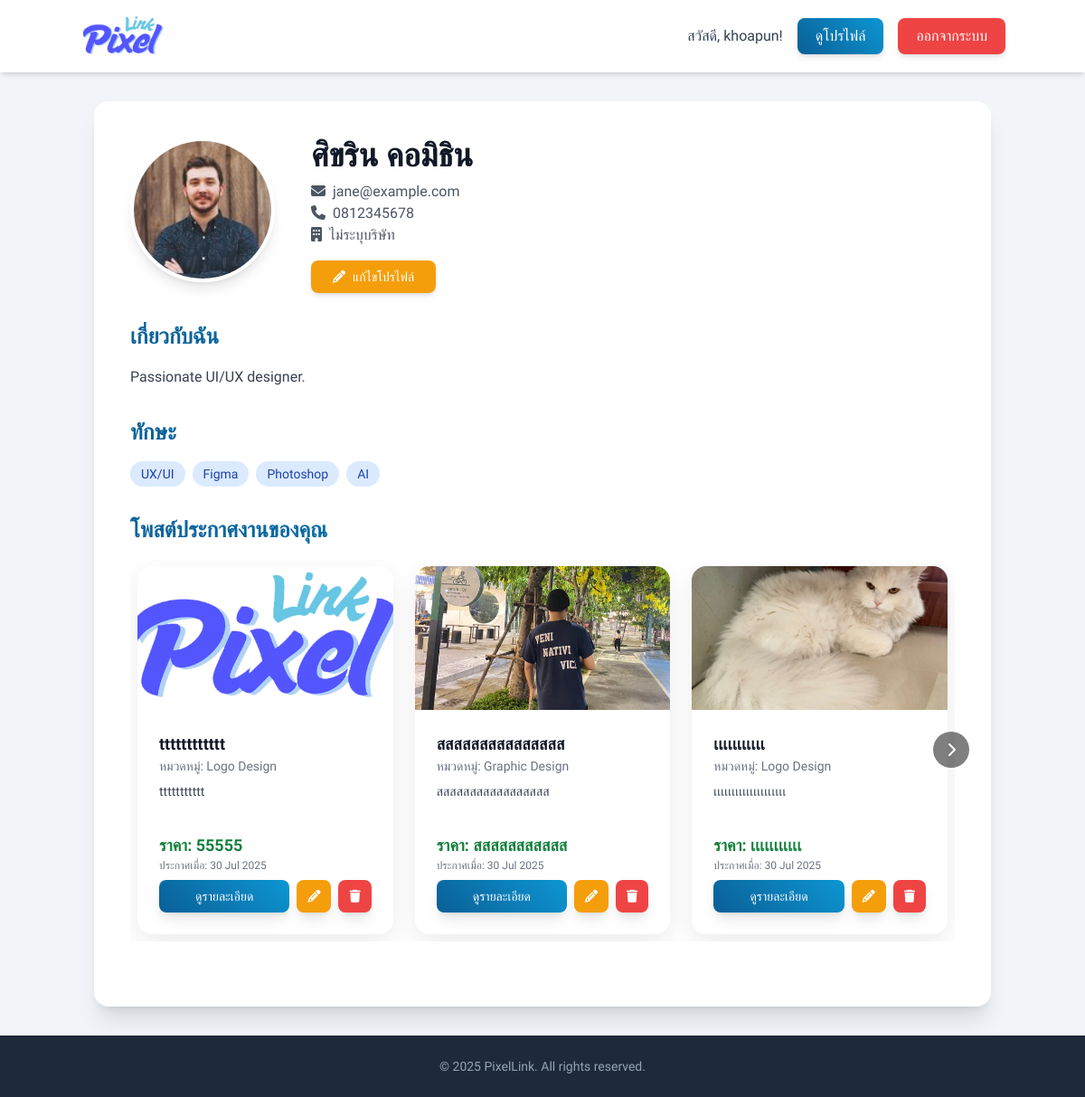
Before: /designer/view_profile.php?user_id=2 (signed in) with the older database file.
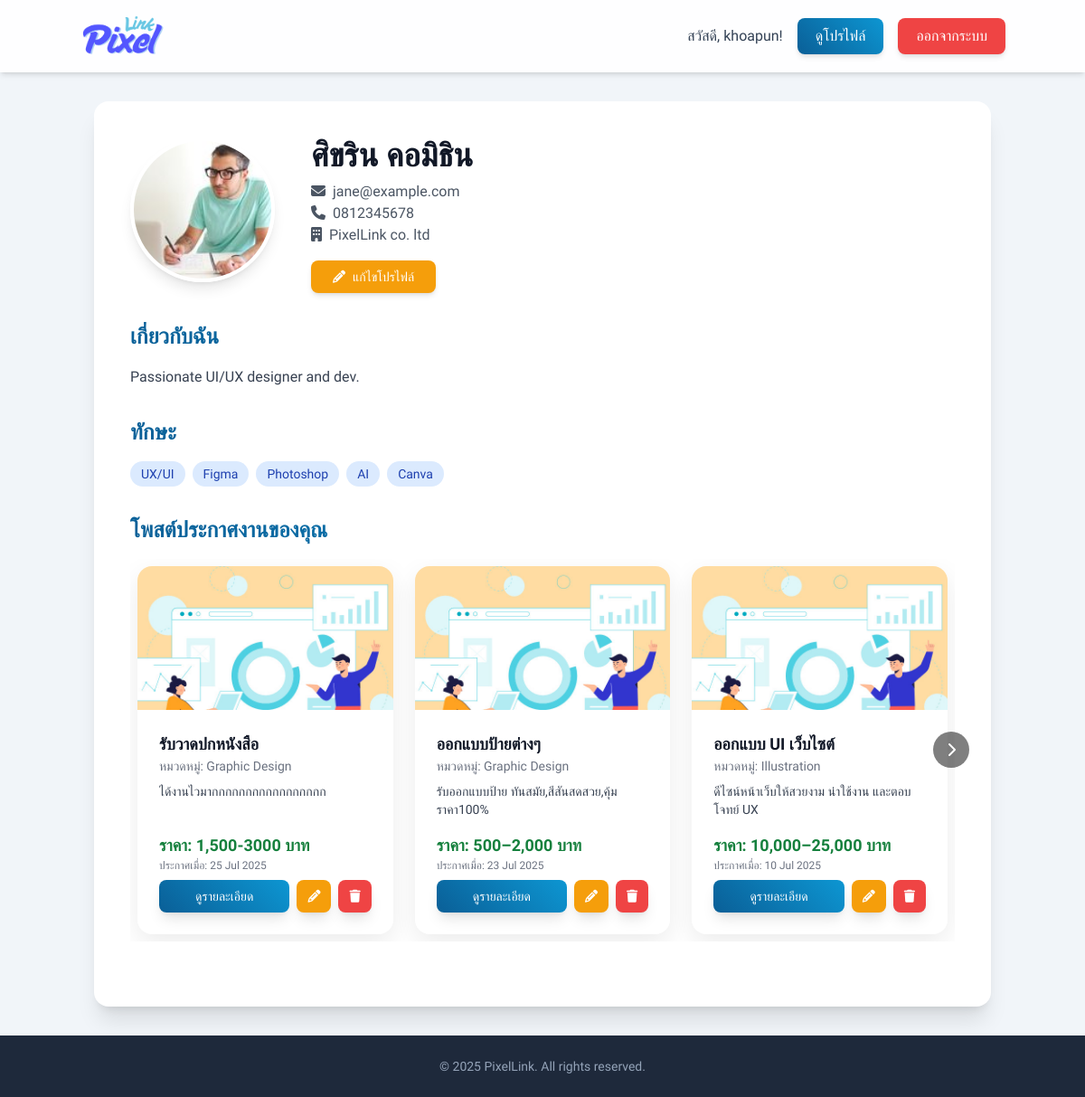
After: the same page with the newer database file.
### tables this page shows
CREATE TABLE `profiles` (
  `profile_id` int(11) NOT NULL,
  `user_id` int(11) NOT NULL,
  `address` text DEFAULT NULL,
  `company_name` varchar(255) DEFAULT NULL,
  `bio` text DEFAULT NULL,
  `portfolio_url` varchar(255) DEFAULT NULL,
  `skills` text DEFAULT NULL,
  `profile_picture_url` varchar(255) DEFAULT NULL
);

CREATE TABLE `job_postings` (
  `post_id` int(11) NOT NULL,
  `designer_id` int(11) NOT NULL,
  `title` varchar(255) NOT NULL,
  `description` text DEFAULT NULL,
  `category_id` int(11) DEFAULT NULL,
  `price_range` varchar(100) DEFAULT NULL,
  `posted_date` timestamp NOT NULL DEFAULT current_timestamp(),
  `status` enum('active','inactive','completed') DEFAULT 'active',
  `client_id` int(11) NOT NULL,
  `main_image_id` int(11) DEFAULT NULL
);

CREATE TABLE `uploaded_files` (
  `file_id` int(11) NOT NULL,
  `contract_id` int(11) DEFAULT NULL,
  `job_post_id` int(11) DEFAULT NULL,
  `uploader_id` int(11) NOT NULL,
  `file_name` varchar(255) NOT NULL,
  `file_path` varchar(255) NOT NULL,
  `uploaded_at` timestamp NOT NULL DEFAULT current_timestamp(),
  `file_size` int(11) DEFAULT NULL,
  `uploaded_by_user_id` int(11) DEFAULT NULL,
  `file_type` varchar(255) DEFAULT NULL,
  `uploaded_date` datetime DEFAULT NULL
);

CREATE TABLE `job_categories` (
  `category_id` int(11) NOT NULL,
  `category_name` varchar(100) NOT NULL
);

CREATE TABLE `users` (
  `user_id` int(11) NOT NULL,
  `username` varchar(50) NOT NULL,
  `password` varchar(255) NOT NULL,
  `email` varchar(100) NOT NULL,
  `first_name` varchar(100) NOT NULL,
  `last_name` varchar(100) NOT NULL,
  `phone_number` varchar(20) NOT NULL,
  `user_type` enum('admin','designer','client') NOT NULL,
  `registration_date` timestamp NOT NULL DEFAULT current_timestamp(),
  `is_approved` tinyint(1) DEFAULT 0,
  `is_active` tinyint(1) DEFAULT 1,
  `last_login` timestamp NULL DEFAULT NULL
);

### designer/view_profile.php (the view, shortened to what the changed rows need)
<?php
$servername = "localhost";
$username = "root";
$password = "";
$dbname = "pixellink";
$condb = new mysqli($servername, $username, $password, $dbname);
$condb->set_charset("utf8mb4");
$user_id_to_view = isset($_GET['user_id']) ? intval($_GET['user_id']) : 0;
$current_user_id = $_SESSION['user_id'] ?? 0;
$profile_data = null;
$job_postings_for_profile = [];
if ($user_id_to_view > 0) {
    $sql_profile = "SELECT p.*, u.first_name, u.last_name, u.email, u.phone_number, u.username
                    FROM profiles p
                    JOIN users u ON p.user_id = u.user_id
                    WHERE p.user_id = ?";
    $stmt_profile = $condb->prepare($sql_profile);
    if ($stmt_profile) {
        $stmt_profile->bind_param("i", $user_id_to_view);
        $stmt_profile->execute();
        $profile_data = $stmt_profile->get_result()->fetch_assoc();
    }
        }
if ($user_id_to_view > 0) {
    $sql_profile = "SELECT p.*, u.first_name, u.last_name, u.email, u.phone_number, u.username
                    FROM profiles p
                    JOIN users u ON p.user_id = u.user_id
                    WHERE p.user_id = ?";
    $stmt_profile = $condb->prepare($sql_profile);
    if ($stmt_profile) {
        $stmt_profile->bind_param("i", $user_id_to_view);
        $stmt_profile->execute();
        $profile_data = $stmt_profile->get_result()->fetch_assoc();
    }
    $sql_job_postings_for_profile = "SELECT
                                        jp.post_id, jp.title, jp.description, jp.price_range, jp.posted_date,
                                        u.first_name, u.last_name, jc.category_name,
                                        uf.file_path AS job_image_path
                                    FROM job_postings AS jp
                                    JOIN users AS u ON jp.designer_id = u.user_id
                                    LEFT JOIN job_categories AS jc ON jp.category_id = jc.category_id
                                    LEFT JOIN uploaded_files AS uf ON jp.main_image_id = uf.file_id
                                    WHERE jp.designer_id = ? AND jp.status = 'active'
                                    ORDER BY jp.posted_date DESC";
    $stmt_job_postings = $condb->prepare($sql_job_postings_for_profile);
    if ($stmt_job_postings) {
        $stmt_job_postings->bind_param("i", $user_id_to_view);
        $stmt_job_postings->execute();
        $job_postings_for_profile = $stmt_job_postings->get_result()->fetch_all(MYSQLI_ASSOC);
    }
}
$display_name = trim(($profile_data['first_name'] ?? '') . ' ' . ($profile_data['last_name'] ?? '')) ?: ($profile_data['username'] ?? 'ไม่ระบุชื่อ');
$display_email = $profile_data['email'] ?? 'ไม่ระบุอีเมล';
$display_tel = $profile_data['phone_number'] ?? 'ไม่ระบุเบอร์โทรศัพท์';
$display_company_name = $profile_data['company_name'] ?? 'ไม่ระบุบริษัท';
$display_bio = $profile_data['bio'] ?? 'ยังไม่มีประวัติ';
$display_skills = !empty($profile_data['skills']) ? explode(',', $profile_data['skills']) : [];
$display_profile_pic = !empty($profile_data['profile_picture_url']) && file_exists(ltrim($profile_data['profile_picture_url'], '/')) ? $profile_data['profile_picture_url'] : '../dist/img/user8.jpg';
?>
<!DOCTYPE html>
<html lang="th">
<head>
    <script src="https://cdn.tailwindcss.com"></script>
    <link rel="stylesheet" href="https://cdnjs.cloudflare.com/ajax/libs/font-awesome/6.1.1/css/all.min.css">
</head>
<body class="bg-slate-100 min-h-screen flex flex-col">
    <main class="flex-grow container mx-auto px-4 py-8">
        <?php if (!$profile_data): ?>
            <div class="bg-red-100 text-red-700 p-4 rounded-lg text-center">ไม่พบข้อมูลโปรไฟล์</div>
        <?php else: ?>
            <div class="bg-white rounded-2xl shadow-xl p-6 md:p-10">
                <div class="flex flex-col md:flex-row items-center md:items-start gap-6 md:gap-10 mb-8">
                    <img src="<?= htmlspecialchars($display_profile_pic) ?>" alt="รูปโปรไฟล์" class="w-32 h-32 md:w-40 md:h-40 rounded-full object-cover shadow-lg border-4 border-white">
                    <div class="text-center md:text-left flex-grow">
                        <h1 class="text-3xl sm:text-4xl font-bold text-gray-900"><?= htmlspecialchars($display_name) ?></h1>
                        <p class="text-md text-gray-600 mt-2"><i class="fas fa-envelope mr-2"></i><?= htmlspecialchars($display_email) ?></p>
                        <p class="text-md text-gray-600"><i class="fas fa-phone mr-2"></i><?= htmlspecialchars($display_tel) ?></p>
                        <p class="text-md text-gray-600"><i class="fas fa-building mr-2"></i><?= htmlspecialchars($display_company_name) ?></p>
                        <?php if ($user_id_to_view == $current_user_id): ?>
                            <div class="mt-4">
                                <a href="edit_profile.php" class="inline-block bg-amber-500 hover:bg-amber-600 text-white px-6 py-2 rounded-lg font-medium text-sm shadow-md transition-colors">
                                    <i class="fas fa-pencil-alt mr-2"></i>แก้ไขโปรไฟล์
                                </a>
                            </div>
                        <?php endif; ?>
                    </div>
                </div>
                <div class="mb-8">
                    <h2 class="text-2xl font-semibold text-gradient mb-4">เกี่ยวกับฉัน</h2>
                    <p class="text-gray-700 leading-relaxed"><?= nl2br(htmlspecialchars($display_bio)) ?></p>
                </div>
                <?php if (!empty($display_skills)): ?>
                <div class="mb-8">
                    <h2 class="text-2xl font-semibold text-gradient mb-4">ทักษะ</h2>
                    <div class="flex flex-wrap gap-2">
                        <?php foreach ($display_skills as $skill): ?>
                            <span class="bg-blue-100 text-blue-800 text-sm font-medium px-3 py-1 rounded-full"><?= htmlspecialchars(trim($skill)) ?></span>
                        <?php endforeach; ?>
                    </div>
                </div>
                <?php endif; ?>
                <div class="mb-8">
                    <h2 class="text-2xl font-semibold text-gradient mb-4">โพสต์ประกาศงานของคุณ</h2>
                    <?php if (empty($job_postings_for_profile)): ?>
                        <div class="bg-blue-100 text-blue-700 px-4 py-3 rounded-lg text-center">ยังไม่มีงานที่ประกาศ</div>
                    <?php else: ?>
                        <div class="carousel-container relative">
                            <div class="carousel-content p-2" id="carouselContent">
                                <?php foreach ($job_postings_for_profile as $job): ?>
                                    <div class="card-item flex flex-col">
                                        <?php
                                        $image_source = !empty($job['job_image_path']) && file_exists(htmlspecialchars($job['job_image_path']))
                                            ? htmlspecialchars($job['job_image_path'])
                                            : '../dist/img/pdpa02.jpg';
                                        ?>
                                        <img src="<?= $image_source ?>" alt="ภาพประกอบงาน: <?= htmlspecialchars($job['title']) ?>" class="card-image">
                                        <div class="p-4 md:p-6 flex-grow flex flex-col justify-between">
                                            <div>
                                                <h3 class="text-lg font-semibold text-gray-900 line-clamp-2"><?= htmlspecialchars($job['title']) ?></h3>
                                                <p class="text-sm text-gray-500 mb-2">หมวดหมู่: <?= htmlspecialchars($job['category_name'] ?? 'ไม่ระบุ') ?></p>
                                                <p class="text-sm text-gray-700 line-clamp-3 font-light"><?= htmlspecialchars($job['description']) ?></p>
                                            </div>
                                            <div class="mt-4">
                                                <p class="text-lg font-semibold text-green-700">ราคา: <?= htmlspecialchars($job['price_range'] ?? 'สอบถาม') ?></p>
                                                <p class="text-xs text-gray-500">ประกาศเมื่อ: <?= date('d M Y', strtotime($job['posted_date'])) ?></p>
                                                <div class="mt-2 flex space-x-2">
                                                    <a href="../job_detail.php?id=<?= $job['post_id'] ?>&type=posting" class="flex-1 btn-primary text-white px-4 py-2 rounded-lg font-medium text-sm shadow-lg text-center">ดูรายละเอียด</a>
                                                    <?php if ($user_id_to_view == $current_user_id): ?>
                                                    <a href="edit_job_post.php?id=<?= $job['post_id'] ?>" class="bg-amber-500 hover:bg-amber-600 text-white px-3 py-2 rounded-lg font-medium text-sm shadow-lg transition-colors"><i class="fas fa-pencil-alt"></i></a>
                                                    <a href="delete_job_post.php?id=<?= $job['post_id'] ?>" onclick="confirmDelete(event, <?= $job['post_id'] ?>)" class="bg-red-500 hover:bg-red-600 text-white px-3 py-2 rounded-lg font-medium text-sm shadow-lg transition-colors"><i class="fas fa-trash"></i></a>
                                                    <?php endif; ?>
                                                </div>
                                            </div>
                                        </div>
                                    </div>
                                <?php endforeach; ?>
                            </div>
                            <button id="nextBtn" class="carousel-button right"><i class="fas fa-chevron-right"></i></button>
                        </div>
                    <?php endif; ?>
                </div>
            </div>
        <?php endif; ?>
    </main>
</body>
</html>

Changed rows visible on the page:
removed job_postings: uploaded_files.file_path (picture), title "tttttttttttt", category.category_name "Logo Design", description "ttttttttttt", price_range "55555", posted_date "30 Jul 2025"
removed job_postings: uploaded_files.file_path (picture), title "สสสสสสสสสสสสสสส", category.category_name "Graphic Design", description "สสสสสสสสสสสสสสสสส", price_range "สสสสสสสสสสส", posted_date "30 Jul 2025"
removed job_postings: uploaded_files.file_path (picture), title "เเเเเเเเเเเ", category.category_name "Logo Design", description "เเเเเเเเเเเเเเเเเเเเ", price_range "เเเเเเเเเเเ", posted_date "30 Jul 2025"
changed profiles "UX/UI": profile_picture_url: picture added; company_name "ไม่ระบุบริษัท" → "PixelLink co. ltd"; bio "Passionate UI/UX designer." → "Passionate UI/UX designer and dev."
now on this page (row unchanged): job_postings: title "รับวาดปกหนังสือ", category.category_name "Graphic Design", description "ได้งานไวมากกกกกกกกกกกกกกกกก", price_range "1,500-3000 บาท", posted_date "25 Jul 2025"
now on this page (row unchanged): job_postings: title "ออกแบบป้ายต่างๆ", category.category_name "Graphic Design", description "รับออกแบบป้าย ทันสมัย,สีสันสดสวย,คุ้มราคา100%", price_range "500–2,000 บาท", posted_date "23 Jul 2025"
now on this page (row unchanged): job_postings: title "ออกแบบ UI เว็บไซต์", category.category_name "Illustration", description "ดีไซน์หน้าเว็บให้สวยงาม น่าใช้งาน และตอบโจทย์ UX", price_range "10,000–25,000 บาท", posted_date "10 Jul 2025"
Other visible differences:
new list line: "Canva"
